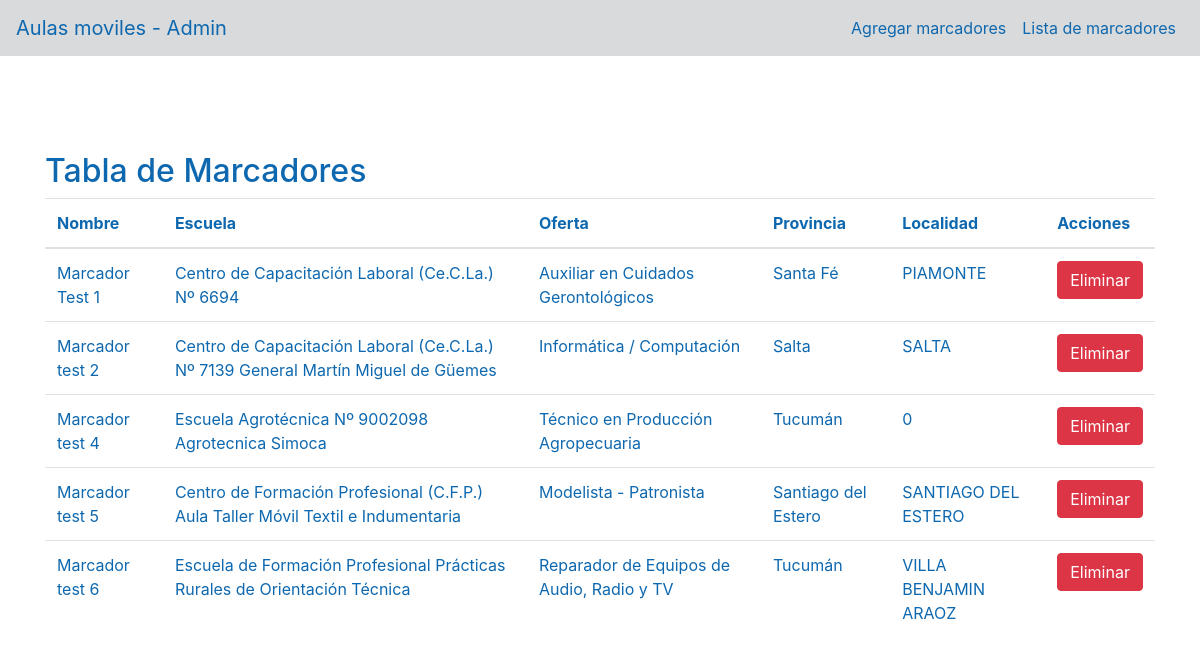
The page /marcadores.php on the database its author committed.
### tables this page shows
CREATE TABLE `marcadores` (
  `id` int(8) NOT NULL,
  `nombre_escuelas` varchar(512) NOT NULL,
  `direccion_escuelas` varchar(200) NOT NULL,
  `jurisdiccion_escuelas` varchar(200) DEFAULT NULL,
  `localidad_escuelas` varchar(100) DEFAULT NULL,
  `nombre` varchar(50) NOT NULL,
  `oferta_escuelas` varchar(1000) NOT NULL,
  `tipo_escuelas` varchar(100) NOT NULL
);

### marcadores.php (the view, shortened to what this page needs)
<?php
include("connection.php");
?>
<!DOCTYPE html>
<html>
<head>
    <link rel="stylesheet" href="https://maxcdn.bootstrapcdn.com/bootstrap/4.5.2/css/bootstrap.min.css">
</head>
<body>
    <nav class="navbar navbar-expand-lg" style="background-color: #d9dadb;">
        <div class="navbar-brand" style="color: #0E68AF;">Aulas moviles - Admin</div>
        <div class="collapse navbar-collapse" id="navbarNav">
            <ul class="navbar-nav ml-auto">
                <li class="nav-item">
                    <a style="color: #0E68AF;" class="nav-link" href="form.php">Agregar marcadores</a>
                </li>
                <li class="nav-item">
                    <a style="color: #0E68AF;" class="nav-link" href="marcadores.php">Lista de marcadores</a>
                </li>
            </ul>
        </div>
    </nav>
	<br>
	<br>
    <div class="container mt-5">
        <h2 style="color: #0E68AF;">Tabla de Marcadores</h2>
        <table class="table">
            <thead style="color: #0E68AF;">
                <tr>
                    <th>Nombre</th>
                    <th>Escuela</th>
                    <th>Oferta</th>
                    <th>Provincia</th>
                    <th>Localidad</th>
                    <th>Acciones</th>
                </tr>
            </thead>
            <tbody style="color: #0E68AF;">
                <?php
                    $query = "SELECT * FROM marcadores";
                    $resultado = $conexion->query($query);
                    if ($resultado->num_rows > 0) {
                        while ($fila = $resultado->fetch_assoc()) {
                            echo "<tr>";
                            echo "<td>" . $fila["nombre"] . "</td>";
                            echo "<td>" . $fila["nombre_escuelas"] . "</td>";
                            echo "<td>" . $fila["oferta_escuelas"] . "</td>";
                            echo "<td>" . $fila["jurisdiccion_escuelas"] . "</td>";
                            echo "<td>" . $fila["localidad_escuelas"] . "</td>";
                            echo '<td><button class="btn btn-danger eliminar" data-id="' . $fila["id"] . '">Eliminar</button></td>';
                            echo "</tr>";
                        }
                    } else {
                        echo "<tr><td colspan='6'>No se encontraron registros.</td></tr>";
                    }
                ?>
            </tbody>
        </table>
    </div>
</body>
</html>

### rows shown on the page
marcadores: nombre "Marcador Test 1", nombre_escuelas "Centro de Capacitación Laboral (Ce.C.La.) Nº 6694", oferta_escuelas "Auxiliar en Cuidados Gerontológicos", jurisdiccion_escuelas "Santa Fé", localidad_escuelas "PIAMONTE"
marcadores: nombre "Marcador test 2", nombre_escuelas "Centro de Capacitación Laboral (Ce.C.La.) Nº 7139 General Martín Miguel de Güemes", oferta_escuelas "Informática / Computación", jurisdiccion_escuelas "Salta", localidad_escuelas "SALTA"
marcadores: nombre "Marcador test 4", nombre_escuelas "Escuela Agrotécnica Nº 9002098 Agrotecnica Simoca", oferta_escuelas "Técnico en Producción Agropecuaria", jurisdiccion_escuelas "Tucumán", localidad_escuelas "0"
marcadores: nombre "Marcador test 5", nombre_escuelas "Centro de Formación Profesional (C.F.P.) Aula Taller Móvil Textil e Indumentaria", oferta_escuelas "Modelista - Patronista", jurisdiccion_escuelas "Santiago del Estero", localidad_escuelas "SANTIAGO DEL ESTERO"
marcadores: nombre "Marcador test 6", nombre_escuelas "Escuela de Formación Profesional Prácticas Rurales de Orientación Técnica", oferta_escuelas "Reparador de Equipos de Audio, Radio y TV", jurisdiccion_escuelas "Tucumán", localidad_escuelas "VILLA BENJAMIN ARAOZ"
